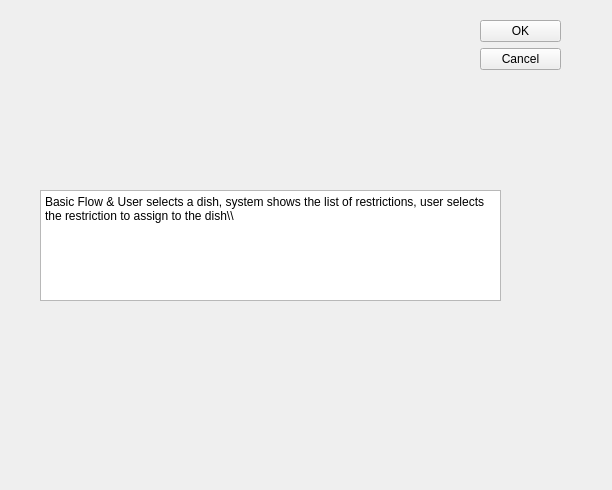
<?xml version="1.0" encoding="UTF-8"?>
<ui version="4.0">
 <class>DialogDishRestriction</class>
 <widget class="QDialog" name="DialogDishRestriction">
  <property name="geometry">
   <rect>
    <x>0</x>
    <y>0</y>
    <width>612</width>
    <height>490</height>
   </rect>
  </property>
  <property name="windowTitle">
   <string>Dialog</string>
  </property>
  <widget class="QDialogButtonBox" name="buttonBox">
   <property name="geometry">
    <rect>
     <x>700</x>
     <y>390</y>
     <width>111</width>
     <height>71</height>
    </rect>
   </property>
   <property name="orientation">
    <enum>Qt::Vertical</enum>
   </property>
   <property name="standardButtons">
    <set>QDialogButtonBox::Cancel|QDialogButtonBox::Ok</set>
   </property>
  </widget>
  <widget class="QPlainTextEdit" name="plainTextEdit">
   <property name="geometry">
    <rect>
     <x>40</x>
     <y>190</y>
     <width>461</width>
     <height>111</height>
    </rect>
   </property>
   <property name="plainText">
    <string>Basic Flow &amp; User selects a dish, system shows the list of restrictions, user selects the restriction to assign to the dish\\</string>
   </property>
  </widget>
  <widget class="QDialogButtonBox" name="buttonBox_2">
   <property name="geometry">
    <rect>
     <x>480</x>
     <y>20</y>
     <width>81</width>
     <height>121</height>
    </rect>
   </property>
   <property name="orientation">
    <enum>Qt::Vertical</enum>
   </property>
   <property name="standardButtons">
    <set>QDialogButtonBox::Cancel|QDialogButtonBox::Ok</set>
   </property>
  </widget>
 </widget>
 <resources/>
 <connections>
  <connection>
   <sender>buttonBox</sender>
   <signal>accepted()</signal>
   <receiver>DialogDishRestriction</receiver>
   <slot>accept()</slot>
   <hints>
    <hint type="sourcelabel">
     <x>248</x>
     <y>254</y>
    </hint>
    <hint type="destinationlabel">
     <x>157</x>
     <y>274</y>
    </hint>
   </hints>
  </connection>
  <connection>
   <sender>buttonBox</sender>
   <signal>rejected()</signal>
   <receiver>DialogDishRestriction</receiver>
   <slot>reject()</slot>
   <hints>
    <hint type="sourcelabel">
     <x>316</x>
     <y>260</y>
    </hint>
    <hint type="destinationlabel">
     <x>286</x>
     <y>274</y>
    </hint>
   </hints>
  </connection>
 </connections>
</ui>
